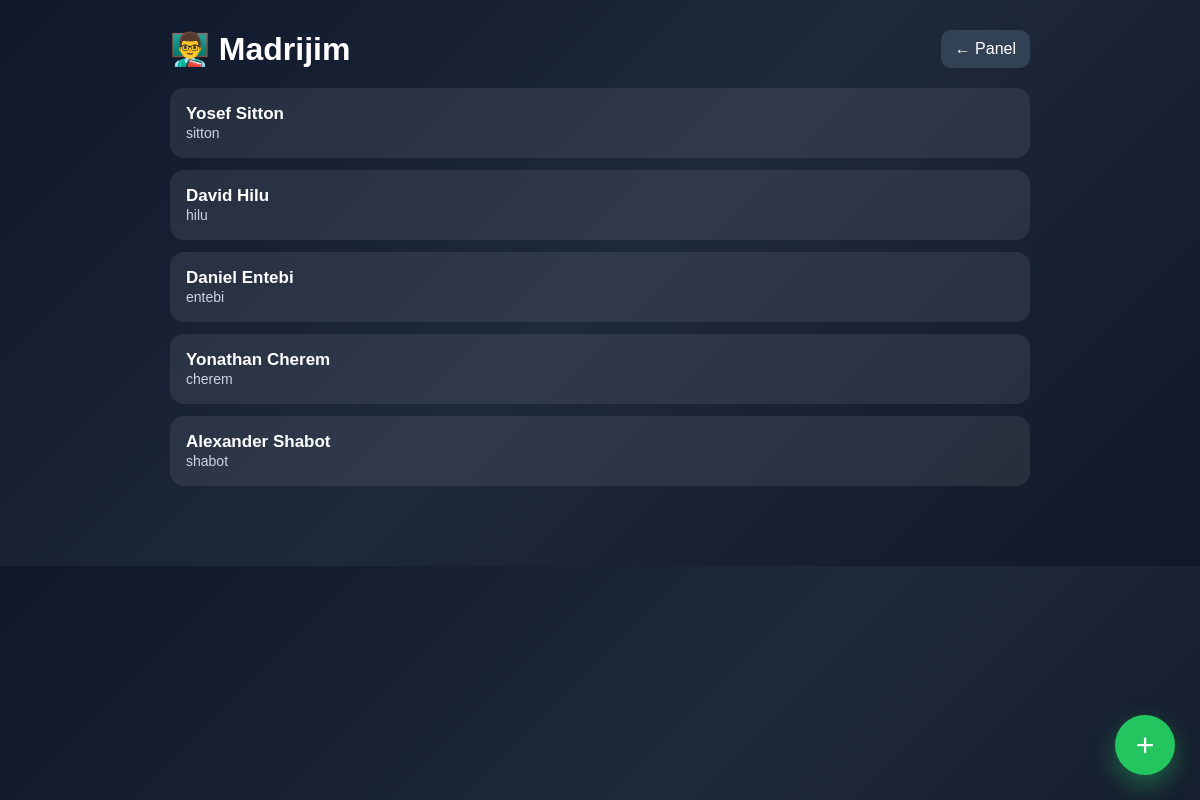
/panel-admin/madrijim/, run on the app's committed database.
### usuarios/models.py (models this page shows, shortened)
class UsuarioCamp(models.Model):
    TIPOS = [
        ('admin', 'Admin'),
        ('madrij', 'Madrij'),
        ('arbitro', 'Arbitro'),
        ('consulta', 'Consulta'),
    ]
    nombre = models.CharField(max_length=100)
    username = models.CharField(max_length=100, unique=True)
    password = models.CharField(max_length=100)
    tipo = models.CharField(max_length=20, choices=TIPOS)

### torneo/views.py (the view, shortened to what this page needs)
# urls.py: path('panel-admin/madrijim/', madrijim, name='madrijim'),
def madrijim(request):
    lista_madrijim = UsuarioCamp.objects.filter(tipo='madrij')
    return render(request, 'madrijim.html', {'madrijim': lista_madrijim})

### templates/madrijim.html (shortened to what this page needs)
<!DOCTYPE html>
<html lang="es">
<head>
</head>
<body>
<div class="container">
    <div class="topbar">
        <h1>👨‍🏫 Madrijim</h1>
        <a class="back" href="/panel-admin/">← Panel</a>
    </div>
    <div class="list">
        {% for m in madrijim %}
            <a class="item" href="/panel-admin/madrijim/{{ m.id }}/">
               <strong>{{ m.nombre }}</strong>
               <span>{{ m.username }}</span>
            </a>
        {% empty %}
            <p>No hay madrijim todavía</p>
        {% endfor %}
    </div>
</div>
<div class="add-btn" onclick="abrirModal()">+</div>
</body>
</html>

### templates/madrijim.html (style rules this page uses)
* { box-sizing: border-box; }
body { margin: 0; font-family: Arial, sans-serif; background: linear-gradient(135deg, #0f172a, #1e293b, #111827); color: white; }
.container { max-width: 900px; margin: auto; padding: 30px 20px 80px; }
.topbar { display: flex; justify-content: space-between; align-items: center; margin-bottom: 20px; }
h1 { margin: 0; }
.back { text-decoration: none; color: white; background: #334155; padding: 10px 14px; border-radius: 10px; }
.list { display: grid; gap: 12px; }
.item { background: rgba(255,255,255,0.08); padding: 16px; border-radius: 14px; text-decoration: none; color: white; display: block; transition: 0.18s ease; }
.item strong { display: block; font-size: 17px; }
.item span { color: #cbd5e1; font-size: 14px; }
.add-btn { position: fixed; bottom: 25px; right: 25px; width: 60px; height: 60px; background: #22c55e; border-radius: 50%; font-size: 32px; display: flex; align-items: center; justify-content: center; cursor: pointer; box-shadow: 0 10px 25px rgba(34,197,94,0.4); }

### data on the page
UsuarioCamp: nombre "Yosef Sitton", username "sitton"
UsuarioCamp: nombre "David Hilu", username "hilu"
UsuarioCamp: nombre "Daniel Entebi", username "entebi"
UsuarioCamp: nombre "Yonathan Cherem", username "cherem"
UsuarioCamp: nombre "Alexander Shabot", username "shabot"
